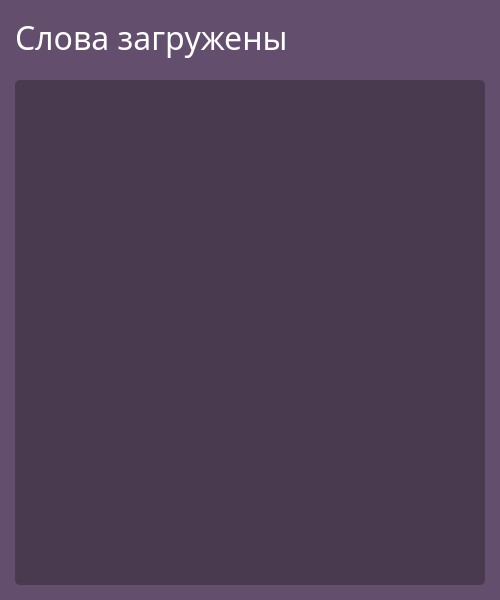
                   <widget class="QFrame" name="is_loaded_menu">
                    <property name="sizePolicy">
                     <sizepolicy hsizetype="Preferred" vsizetype="MinimumExpanding">
                      <horstretch>0</horstretch>
                      <verstretch>0</verstretch>
                     </sizepolicy>
                    </property>
                    <property name="minimumSize">
                     <size>
                      <width>500</width>
                      <height>600</height>
                     </size>
                    </property>
                    <property name="maximumSize">
                     <size>
                      <width>500</width>
                      <height>16777215</height>
                     </size>
                    </property>
                    <property name="styleSheet">
                     <string notr="true">QFrame{
background: rgb(100, 78, 110);
border-radius: 10px;
}
QLabel{
color: white;
}
QPlainTextEdit{
border-radius: 5px;
background: rgb(73, 58, 79);
padding: 7px;
padding-left:5px;
color: white;
}</string>
                    </property>
                    <property name="frameShape">
                     <enum>QFrame::NoFrame</enum>
                    </property>
                    <property name="frameShadow">
                     <enum>QFrame::Raised</enum>
                    </property>
                    <layout class="QVBoxLayout" name="verticalLayout_2">
                     <property name="spacing">
                      <number>20</number>
                     </property>
                     <property name="leftMargin">
                      <number>15</number>
                     </property>
                     <property name="topMargin">
                      <number>15</number>
                     </property>
                     <property name="rightMargin">
                      <number>15</number>
                     </property>
                     <property name="bottomMargin">
                      <number>15</number>
                     </property>
                     <item>
                      <widget class="QFrame" name="is_loaded_title_frame">
                       <property name="styleSheet">
                        <string notr="true"/>
                       </property>
                       <property name="frameShape">
                        <enum>QFrame::NoFrame</enum>
                       </property>
                       <property name="frameShadow">
                        <enum>QFrame::Raised</enum>
                       </property>
                       <layout class="QHBoxLayout" name="horizontalLayout_3">
                        <property name="spacing">
                         <number>0</number>
                        </property>
                        <property name="leftMargin">
                         <number>0</number>
                        </property>
                        <property name="topMargin">
                         <number>0</number>
                        </property>
                        <property name="rightMargin">
                         <number>0</number>
                        </property>
                        <property name="bottomMargin">
                         <number>0</number>
                        </property>
                        <item>
                         <widget class="QLabel" name="words_are_loaded">
                          <property name="font">
                           <font>
                            <family>Yu Gothic UI Semilight</family>
                            <pointsize>24</pointsize>
                           </font>
                          </property>
                          <property name="lineWidth">
                           <number>-1</number>
                          </property>
                          <property name="text">
                           <string>Слова загружены</string>
                          </property>
                         </widget>
                        </item>
                        <item>
                         <spacer name="horizontalSpacer_2">
                          <property name="orientation">
                           <enum>Qt::Horizontal</enum>
                          </property>
                          <property name="sizeHint" stdset="0">
                           <size>
                            <width>40</width>
                            <height>20</height>
                           </size>
                          </property>
                         </spacer>
                        </item>
                       </layout>
                      </widget>
                     </item>
                     <item>
                      <widget class="QPlainTextEdit" name="list_of_words">
                       <property name="font">
                        <font>
                         <family>Yu Gothic UI Semilight</family>
                         <pointsize>12</pointsize>
                        </font>
                       </property>
                       <property name="verticalScrollBarPolicy">
                        <enum>Qt::ScrollBarAsNeeded</enum>
                       </property>
                       <property name="readOnly">
                        <bool>true</bool>
                       </property>
                       <property name="plainText">
                        <string/>
                       </property>
                      </widget>
                     </item>
                    </layout>
                   </widget>
